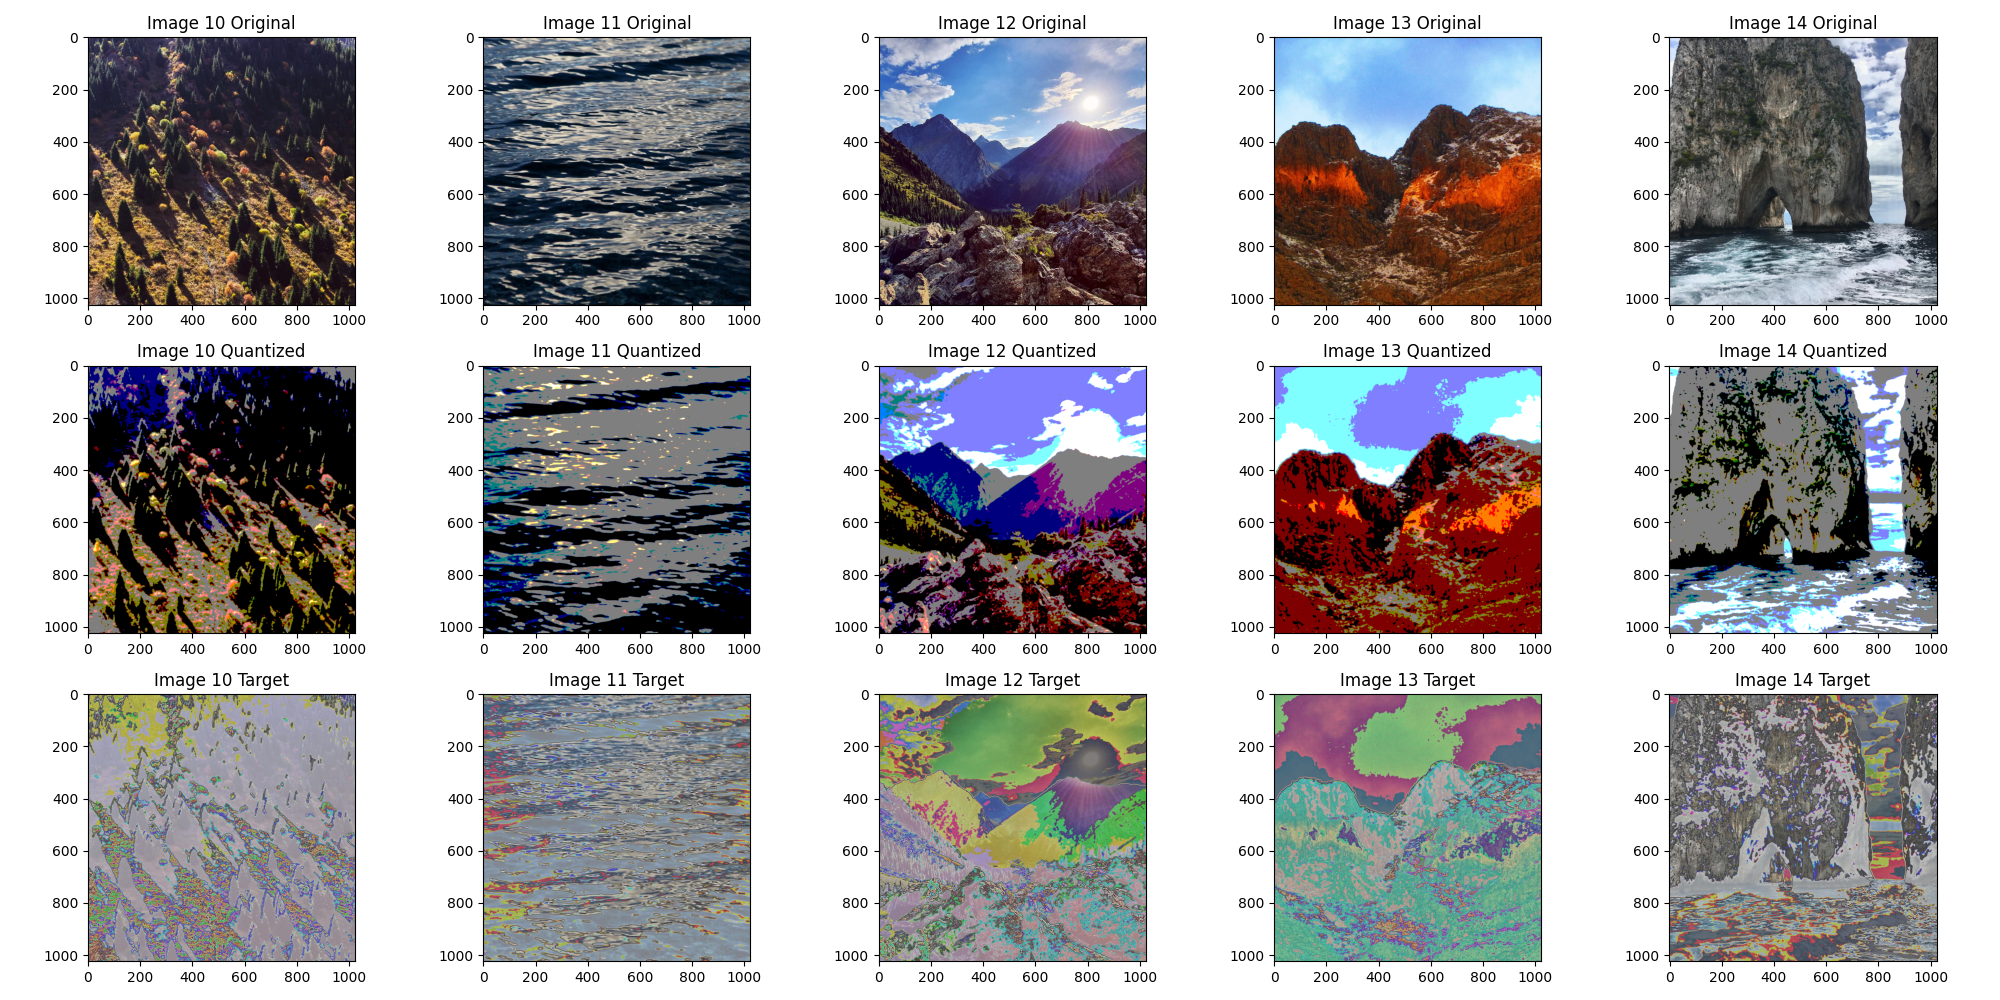

Write Python code to recreate this figure.
import sys
import os

# Move up one directory
parent_dir = os.path.abspath(os.path.join(os.path.dirname(__file__), '..'))
sys.path.insert(0, parent_dir)
os.chdir("..")
import numpy as np
from PIL import Image
from matplotlib import pyplot as plt
from config import config
import zlib
from io import BytesIO
import torch
import torchvision.transforms as transforms

# Directory containing the files
experiment_dir = str(config.results_dir)

# Iterate through each ID and load corresponding files
fig, axes = plt.subplots(3, 5, figsize=(20, 10))
color_values = np.linspace(0, 255, 3)

for i in range(10, 15):
    # Construct the original image path
    original_path = os.path.join(experiment_dir, f"original_{i}.png")
    
    # Load image
    original = Image.open(original_path)
    
    # Apply transformations
    transform = transforms.Compose([
        transforms.Resize((1024, 1024)),
        transforms.ToTensor()
    ])
    
    # Apply transform
    image = transform(original)
    
    # Apply Gaussian blur
    quantized = transforms.GaussianBlur(kernel_size=9, sigma=1.7)(image)
    
    # Convert to numpy for easier processing
    quantized_np = (quantized.permute(1, 2, 0) * 255).numpy()
    image_np = (image.permute(1, 2, 0) * 255).numpy()

    # Create a target array to store the difference
    target_np = np.zeros_like(quantized_np)
    
    # For each pixel, find the closest of each RGB value
    for h in range(quantized_np.shape[0]):
        for w in range(quantized_np.shape[1]):
            for c in range(quantized_np.shape[2]):
                closest_idx = (np.abs(color_values - quantized_np[h, w, c])).argmin()
                quantized_np[h, w, c] = color_values[closest_idx]
                target_np[h, w, c] = image_np[h, w, c] - quantized_np[h, w, c]
    
    # Convert back to torch tensor in the correct format
    quantized = torch.from_numpy(quantized_np).permute(2, 0, 1) / 255.0
    target = torch.from_numpy(target_np).permute(2, 0, 1) / 255.0 + 0.5
    target = torch.clamp(target, 0, 1)
    
    image = torch.from_numpy(image_np).permute(2, 0, 1) / 255.0
    
    # Convert tensor back to PIL image
    image = transforms.ToPILImage()(image)
    quantized = transforms.ToPILImage()(quantized)
    target = transforms.ToPILImage()(target)
    
    # Display original
    axes[0, i - 10].imshow(image)
    axes[0, i - 10].set_title(f"Image {i} Original")
    axes[0, i - 10].axis('on')

    # Display quantized
    axes[1, i - 10].imshow(quantized)
    axes[1, i - 10].set_title(f"Image {i} Quantized")
    axes[1, i - 10].axis('on')
    
    # Display target
    axes[2, i - 10].imshow(target)
    axes[2, i - 10].set_title(f"Image {i} Target")
    axes[2, i - 10].axis('on')

# Adjust layout and save
plt.tight_layout()
plt.savefig('tests/naive-quantization.png')
plt.show()